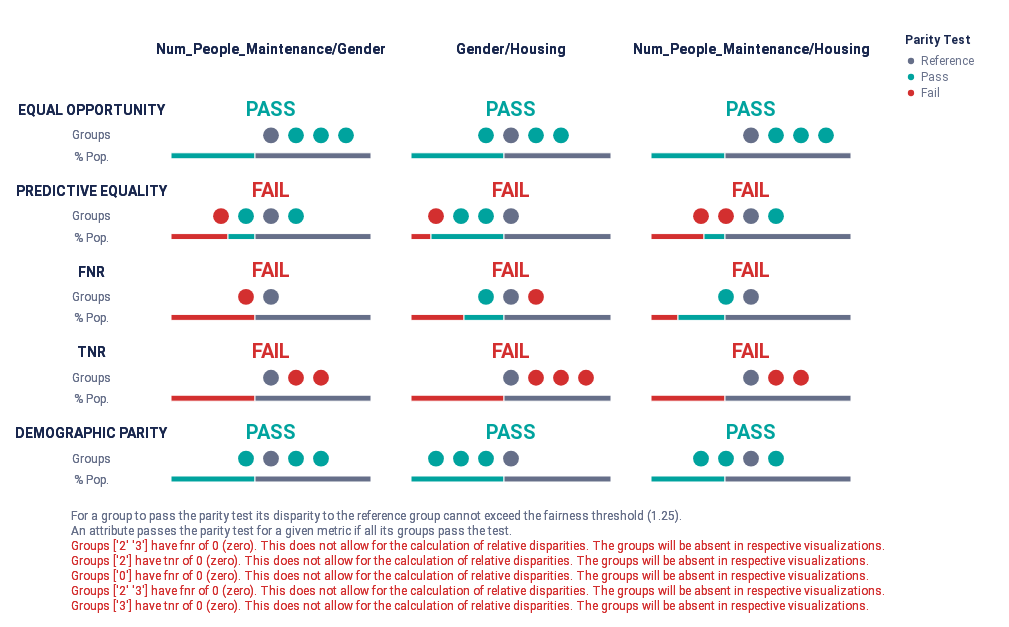
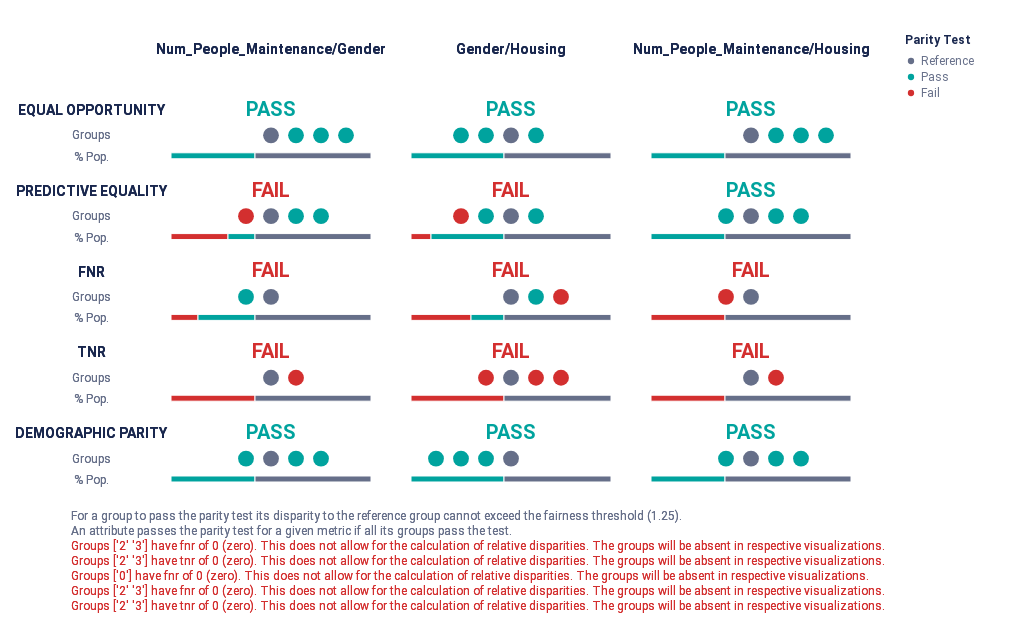

The cell these charts' notebook holds for them, in order:
### Code cell
'''
3. Data repairer: Transforms the data distribution so that a given feature distribution is marginally independent of the sensitive attribute, s. 
'''

#transform data
data_to_transform = df_num_int.copy()
columns_to_change = df_num_int.columns.difference(protected_attributes_int).tolist()
columns_to_change.remove(target)
data_transformed_dr1 = pre_process_data_repairer(data_to_transform, 'num_people_maintenance/gender',target,columns_to_change)
data_transformed_dr2 = pre_process_data_repairer(data_transformed_dr1, 'gender/housing',target,columns_to_change)
data_transformed_dr3 = pre_process_data_repairer(data_transformed_dr2, 'num_people_maintenance/housing',target,columns_to_change)
data_transformed_dr3['num_people_maintenance/gender'] = data_transformed_dr3['num_people_maintenance/gender'].astype(int)
data_transformed_dr3['gender/housing'] = data_transformed_dr3['gender/housing'].astype(int)
data_transformed_dr3['num_people_maintenance/housing'] = data_transformed_dr3['num_people_maintenance/housing'].astype(int)

#train
x_test_dr, y_test_dr, y_predicted_dict_dr, metrics_dr_dict = split_and_train(data_transformed_dr3,protected_attributes_int)

#calc metrics
df_test_transformed_dr =calc_fairness_report(x_test_dr, y_test_dr, y_predicted_dict_dr["RandomForest"],target,protected_attributes_int)

#compare disparities
plot_audit(df_test_int, protected_attributes_int)
plot_audit(df_test_transformed_dr, protected_attributes_int)
